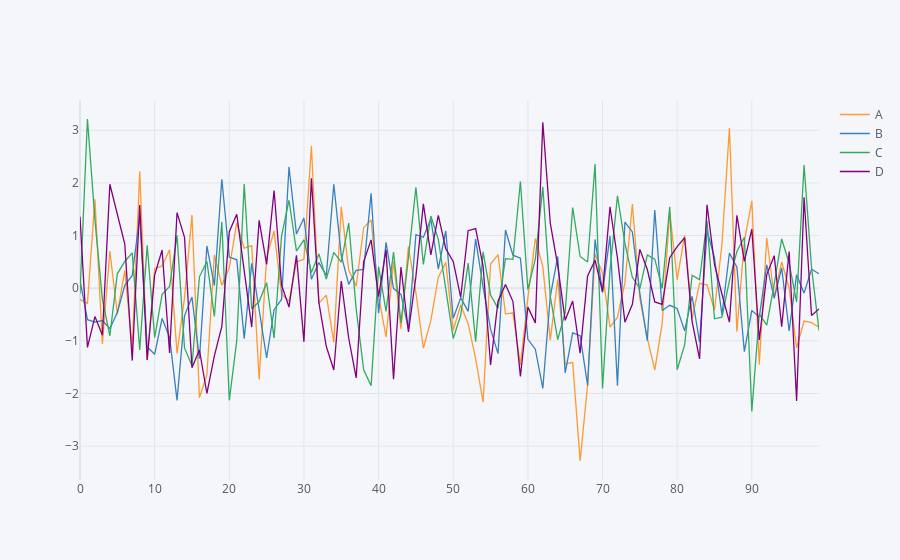

Write notebook code for a chart like this one.
### Code cell
%matplotlib inline
df.iplot(asFigure=True) 
df.iplot()
